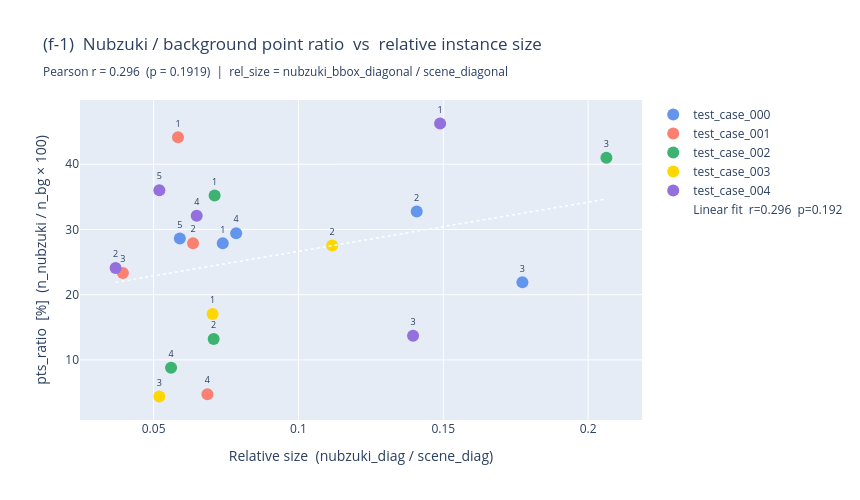

Notebook cell for this chart:
### Markdown cell above
### 3f — Point count vs instance size

**Goal:** determine whether `n_pts` (Nubzuki point count) scales with relative instance size, and if so, recover the sampling formula.

Three plots:
- **(f-1)** `pts_ratio` vs `rel_size = nubzuki_bbox_diag / scene_diag` — correlation and linear fit
- **(f-2)** Log–log scatter of `n_pts` vs `base_scale` — power law fit (slope 2 = surface area, 3 = volume)
- **(f-3)** Hypothesis comparison table (H1–H5)

### Code cell
# ── 3f-1  pts_ratio vs relative instance size ─────────────────────────────────
from scipy import stats as sp_stats

df["nubzuki_diag"] = np.sqrt(df["bbox_x"]**2 + df["bbox_y"]**2 + df["bbox_z"]**2)
df["rel_size"]     = df["nubzuki_diag"] / df["scene_diag"]

r_val, p_val = sp_stats.pearsonr(df["rel_size"], df["pts_ratio"])

scene_colors = {
    "test_case_000": "cornflowerblue",
    "test_case_001": "salmon",
    "test_case_002": "mediumseagreen",
    "test_case_003": "gold",
    "test_case_004": "mediumpurple",
}

fig = go.Figure()
for scene, grp in df.groupby("file"):
    fig.add_trace(go.Scatter(
        x=grp["rel_size"],
        y=grp["pts_ratio"] * 100,
        mode="markers+text",
        marker=dict(size=12, color=scene_colors.get(scene, "grey")),
        text=grp["inst_id"].astype(str),
        textposition="top center",
        textfont=dict(size=9),
        name=scene,
        hovertext=[
            f"<b>{scene} #{int(r.inst_id)}</b><br>"
            f"rel_size = {r.rel_size:.4f}<br>"
            f"pts_ratio = {r.pts_ratio*100:.1f}%<br>"
            f"n_pts = {r.n_pts:,}  |  bg_pts = {r.bg_pts:,}<br>"
            f"scale_ratio = {r.scale_ratio:.4f}"
            for _, r in grp.iterrows()
        ],
        hoverinfo="text",
    ))

x_line = np.linspace(df["rel_size"].min(), df["rel_size"].max(), 60)
z = np.polyfit(df["rel_size"], df["pts_ratio"] * 100, 1)
fig.add_trace(go.Scatter(
    x=x_line, y=np.poly1d(z)(x_line),
    mode="lines",
    line=dict(dash="dot", color="white", width=1.5),
    name=f"Linear fit  r={r_val:.3f}  p={p_val:.3f}",
))

fig.update_layout(
    title=(f"(f-1)  Nubzuki / background point ratio  vs  relative instance size<br>"
           f"<sub>Pearson r = {r_val:.3f}  (p = {p_val:.4f})  |  "
           f"rel_size = nubzuki_bbox_diagonal / scene_diagonal</sub>"),
    xaxis_title="Relative size  (nubzuki_diag / scene_diag)",
    yaxis_title="pts_ratio  [%]  (n_nubzuki / n_bg × 100)",
    width=860, height=500,
)
fig.show()

print(f"Pearson r(rel_size, pts_ratio) = {r_val:.4f}  (p = {p_val:.4f})")
print(f"\nCorrelation matrix:")
print(df[["n_pts", "pts_ratio", "rel_size", "scale_ratio"]].corr().round(3).to_string())

### Figure 1 — Plotly figure (JSON) as saved in the notebook; plotly's stock layout.template omitted (floating-point values rounded to 4 significant figures)
{"data": [{"hoverinfo": "text", "hovertext": ["<b>test_case_000 #1</b><br>rel_size = 0.0739<br>pts_ratio = 27.9%<br>n_pts = 15,823  |  bg_pts = 56,749<br>scale_ratio = 0.0738", "<b>test_case_000 #2</b><br>rel_size = 0.1408<br>pts_ratio = 32.8%<br>n_pts = 18,593  |  bg_pts = 56,749<br>scale_ratio = 0.1413", "<b>test_case_000 #3</b><br>rel_size = 0.1773<br>pts_ratio = 21.9%<br>n_pts = 12,430  |  bg_pts = 56,749<br>scale_ratio = 0.1767", "<b>test_case_000 #4</b><br>rel_size = 0.0785<br>pts_ratio = 29.4%<br>n_pts = 16,702  |  bg_pts = 56,749<br>scale_ratio = 0.0736", "<b>test_case_000 #5</b><br>rel_size = 0.0590<br>pts_ratio = 28.6%<br>n_pts = 16,243  |  bg_pts = 56,749<br>scale_ratio = 0.0583"], "marker": {"color": "cornflowerblue", "size": 12}, "mode": "markers+text", "name": "test_case_000", "text": ["1", "2", "3", "4", "5"], "textfont": {"size": 9}, "textposition": "top center", "type": "scatter", "x": [0.07386, 0.1408, 0.1773, 0.07849, 0.05904], "y": [27.88, 32.76, 21.9, 29.43, 28.62]}, {"hoverinfo": "text", "hovertext": ["<b>test_case_001 #1</b><br>rel_size = 0.0584<br>pts_ratio = 44.1%<br>n_pts = 25,036  |  bg_pts = 56,749<br>scale_ratio = 0.0560", "<b>test_case_001 #2</b><br>rel_size = 0.0636<br>pts_ratio = 27.9%<br>n_pts = 15,831  |  bg_pts = 56,749<br>scale_ratio = 0.0631", "<b>test_case_001 #3</b><br>rel_size = 0.0394<br>pts_ratio = 23.3%<br>n_pts = 13,234  |  bg_pts = 56,749<br>scale_ratio = 0.0389", "<b>test_case_001 #4</b><br>rel_size = 0.0686<br>pts_ratio = 4.8%<br>n_pts = 2,696  |  bg_pts = 56,749<br>scale_ratio = 0.0674"], "marker": {"color": "salmon", "size": 12}, "mode": "markers+text", "name": "test_case_001", "text": ["1", "2", "3", "4"], "textfont": {"size": 9}, "textposition": "top center", "type": "scatter", "x": [0.0584, 0.0636, 0.03938, 0.06855], "y": [44.12, 27.9, 23.32, 4.751]}, {"hoverinfo": "text", "hovertext": ["<b>test_case_002 #1</b><br>rel_size = 0.0710<br>pts_ratio = 35.2%<br>n_pts = 19,973  |  bg_pts = 56,749<br>scale_ratio = 0.0631", "<b>test_case_002 #2</b><br>rel_size = 0.0707<br>pts_ratio = 13.2%<br>n_pts = 7,495  |  bg_pts = 56,749<br>scale_ratio = 0.0707", "<b>test_case_002 #3</b><br>rel_size = 0.2063<br>pts_ratio = 41.0%<br>n_pts = 23,264  |  bg_pts = 56,749<br>scale_ratio = 0.1857", "<b>test_case_002 #4</b><br>rel_size = 0.0560<br>pts_ratio = 8.8%<br>n_pts = 4,999  |  bg_pts = 56,749<br>scale_ratio = 0.0551"], "marker": {"color": "mediumseagreen", "size": 12}, "mode": "markers+text", "name": "test_case_002", "text": ["1", "2", "3", "4"], "textfont": {"size": 9}, "textposition": "top center", "type": "scatter", "x": [0.07105, 0.07072, 0.2063, 0.05601], "y": [35.2, 13.21, 40.99, 8.809]}, {"hoverinfo": "text", "hovertext": ["<b>test_case_003 #1</b><br>rel_size = 0.0704<br>pts_ratio = 17.0%<br>n_pts = 9,926  |  bg_pts = 58,226<br>scale_ratio = 0.0696", "<b>test_case_003 #2</b><br>rel_size = 0.1116<br>pts_ratio = 27.5%<br>n_pts = 16,026  |  bg_pts = 58,226<br>scale_ratio = 0.1008", "<b>test_case_003 #3</b><br>rel_size = 0.0519<br>pts_ratio = 4.4%<br>n_pts = 2,557  |  bg_pts = 58,226<br>scale_ratio = 0.0511"], "marker": {"color": "gold", "size": 12}, "mode": "markers+text", "name": "test_case_003", "text": ["1", "2", "3"], "textfont": {"size": 9}, "textposition": "top center", "type": "scatter", "x": [0.07035, 0.1116, 0.05195], "y": [17.05, 27.52, 4.392]}, {"hoverinfo": "text", "hovertext": ["<b>test_case_004 #1</b><br>rel_size = 0.1489<br>pts_ratio = 46.2%<br>n_pts = 26,924  |  bg_pts = 58,226<br>scale_ratio = 0.1384", "<b>test_case_004 #2</b><br>rel_size = 0.0369<br>pts_ratio = 24.1%<br>n_pts = 14,022  |  bg_pts = 58,226<br>scale_ratio = 0.0365", "<b>test_case_004 #3</b><br>rel_size = 0.1396<br>pts_ratio = 13.7%<br>n_pts = 7,974  |  bg_pts = 58,226<br>scale_ratio = 0.1367", "<b>test_case_004 #4</b><br>rel_size = 0.0649<br>pts_ratio = 32.1%<br>n_pts = 18,681  |  bg_pts = 58,226<br>scale_ratio = 0.0651", "<b>test_case_004 #5</b><br>rel_size = 0.0520<br>pts_ratio = 36.0%<br>n_pts = 20,969  |  bg_pts = 58,226<br>scale_ratio = 0.0517"], "marker": {"color": "mediumpurple", "size": 12}, "mode": "markers+text", "name": "test_case_004", "text": ["1", "2", "3", "4", "5"], "textfont": {"size": 9}, "textposition": "top center", "type": "scatter", "x": [0.1489, 0.03687, 0.1396, 0.06487, 0.05197], "y": [46.24, 24.08, 13.69, 32.08, 36.01]}, {"line": {"color": "white", "dash": "dot", "width": 1.5}, "mode": "lines", "name": "Linear fit  r=0.296  p=0.192", "type": "scatter", "x": [0.03687, 0.03974, 0.04261, 0.04548, 0.04835, 0.05123, 0.0541, 0.05697, 0.05984, 0.06271, 0.06558, 0.06846, 0.07133, 0.0742, 0.07707, 0.07994, 0.08281, 0.08569, 0.08856, 0.09143, 0.0943, 0.09717, 0.1, 0.1029, 0.1058, 0.1087, 0.1115, 0.1144, 0.1173, 0.1201, 0.123, 0.1259, 0.1288, 0.1316, 0.1345, 0.1374, 0.1403, 0.1431, 0.146, 0.1489, 0.1517, 0.1546, 0.1575, 0.1604, 0.1632, 0.1661, 0.169, 0.1718, 0.1747, 0.1776, 0.1805, 0.1833, 0.1862, 0.1891, 0.1919, 0.1948, 0.1977, 0.2006, 0.2034, 0.2063], "y": [21.89, 22.1, 22.32, 22.54, 22.75, 22.97, 23.19, 23.4, 23.62, 23.84, 24.05, 24.27, 24.49, 24.7, 24.92, 25.14, 25.35, 25.57, 25.79, 26.0, 26.22, 26.44, 26.65, 26.87, 27.08, 27.3, 27.52, 27.73, 27.95, 28.17, 28.38, 28.6, 28.82, 29.03, 29.25, 29.47, 29.68, 29.9, 30.12, 30.33, 30.55, 30.77, 30.98, 31.2, 31.42, 31.63, 31.85, 32.07, 32.28, 32.5, 32.72, 32.93, 33.15, 33.37, 33.58, 33.8, 34.02, 34.23, 34.45, 34.67]}], "layout": {"height": 500, "title": {"text": "(f-1)  Nubzuki / background point ratio  vs  relative instance size<br><sub>Pearson r = 0.296  (p = 0.1919)  |  rel_size = nubzuki_bbox_diagonal / scene_diagonal</sub>"}, "width": 860, "xaxis": {"title": {"text": "Relative size  (nubzuki_diag / scene_diag)"}}, "yaxis": {"title": {"text": "pts_ratio  [%]  (n_nubzuki / n_bg × 100)"}}}}
